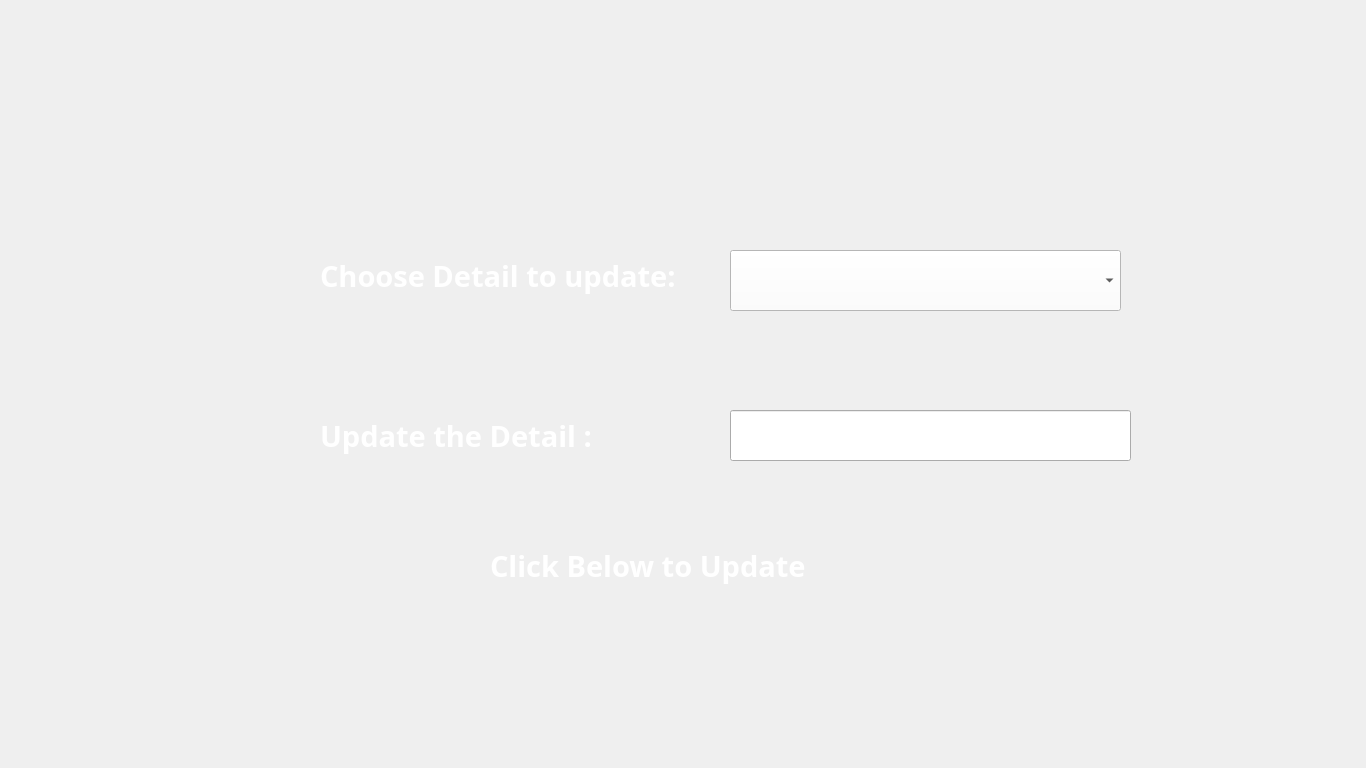
<?xml version="1.0" encoding="UTF-8"?>
<ui version="4.0">
 <class>UpdateDetails</class>
 <widget class="QMainWindow" name="UpdateDetails">
  <property name="geometry">
   <rect>
    <x>0</x>
    <y>0</y>
    <width>1366</width>
    <height>768</height>
   </rect>
  </property>
  <property name="windowTitle">
   <string>MainWindow</string>
  </property>
  <property name="styleSheet">
   <string notr="true">background-image: url(:/background/UpdateDetails.jpg);</string>
  </property>
  <widget class="QWidget" name="centralwidget">
   <widget class="QComboBox" name="SelectedDetail">
    <property name="geometry">
     <rect>
      <x>730</x>
      <y>250</y>
      <width>391</width>
      <height>61</height>
     </rect>
    </property>
    <property name="font">
     <font>
      <family>Montserrat SemiBold</family>
      <pointsize>22</pointsize>
      <weight>75</weight>
      <bold>true</bold>
     </font>
    </property>
    <property name="autoFillBackground">
     <bool>false</bool>
    </property>
    <property name="styleSheet">
     <string notr="true">QComboBox QListView::item {
   background: white;
}
QComboBox {
   background: white;
}
</string>
    </property>
   </widget>
   <widget class="QLabel" name="AccountNo">
    <property name="geometry">
     <rect>
      <x>840</x>
      <y>80</y>
      <width>231</width>
      <height>31</height>
     </rect>
    </property>
    <property name="styleSheet">
     <string notr="true">background-image: url(:/button/buttons/Blue.png);
font: 25 11pt &quot;Montserrat Thin&quot;;
color: rgb(6, 53, 122);</string>
    </property>
    <property name="text">
     <string/>
    </property>
   </widget>
   <widget class="QPushButton" name="BackButton">
    <property name="geometry">
     <rect>
      <x>0</x>
      <y>94</y>
      <width>150</width>
      <height>581</height>
     </rect>
    </property>
    <property name="cursor">
     <cursorShape>PointingHandCursor</cursorShape>
    </property>
    <property name="autoFillBackground">
     <bool>false</bool>
    </property>
    <property name="styleSheet">
     <string notr="true">background-image: url(:/button/buttons/Back.png);
border: 0px;</string>
    </property>
    <property name="text">
     <string/>
    </property>
    <property name="default">
     <bool>false</bool>
    </property>
    <property name="flat">
     <bool>false</bool>
    </property>
   </widget>
   <widget class="QLabel" name="ChooseDetail">
    <property name="geometry">
     <rect>
      <x>320</x>
      <y>250</y>
      <width>391</width>
      <height>51</height>
     </rect>
    </property>
    <property name="font">
     <font>
      <family>Montserrat SemiBold</family>
      <pointsize>22</pointsize>
      <weight>75</weight>
      <bold>true</bold>
     </font>
    </property>
    <property name="styleSheet">
     <string notr="true">color: rgb(255, 255, 255);
background-image: url(:/button/buttons/Blue.png);</string>
    </property>
    <property name="text">
     <string>Choose Detail to update:</string>
    </property>
   </widget>
   <widget class="QLabel" name="label_2">
    <property name="geometry">
     <rect>
      <x>320</x>
      <y>410</y>
      <width>391</width>
      <height>51</height>
     </rect>
    </property>
    <property name="font">
     <font>
      <family>Montserrat SemiBold</family>
      <pointsize>22</pointsize>
      <weight>75</weight>
      <bold>true</bold>
     </font>
    </property>
    <property name="styleSheet">
     <string notr="true">color: rgb(255, 255, 255);
background-image: url(:/button/buttons/Blue.png);</string>
    </property>
    <property name="text">
     <string>Update the Detail :</string>
    </property>
   </widget>
   <widget class="QPushButton" name="UpdateB">
    <property name="enabled">
     <bool>true</bool>
    </property>
    <property name="geometry">
     <rect>
      <x>380</x>
      <y>620</y>
      <width>560</width>
      <height>80</height>
     </rect>
    </property>
    <property name="cursor">
     <cursorShape>PointingHandCursor</cursorShape>
    </property>
    <property name="styleSheet">
     <string notr="true">background-image: url(:/button/buttons/Update.png);
background-position:center;
border-radius:100%;</string>
    </property>
    <property name="text">
     <string/>
    </property>
   </widget>
   <widget class="QLineEdit" name="NewUsernameT">
    <property name="geometry">
     <rect>
      <x>730</x>
      <y>410</y>
      <width>401</width>
      <height>51</height>
     </rect>
    </property>
    <property name="styleSheet">
     <string notr="true">background-image: url(:/button/buttons/White.png);
font: 63 18pt &quot;Montserrat SemiBold&quot;;</string>
    </property>
   </widget>
   <widget class="QPushButton" name="LogoutButton">
    <property name="geometry">
     <rect>
      <x>950</x>
      <y>384</y>
      <width>421</width>
      <height>384</height>
     </rect>
    </property>
    <property name="cursor">
     <cursorShape>PointingHandCursor</cursorShape>
    </property>
    <property name="styleSheet">
     <string notr="true">background-image: url(:/button/buttons/Logout.png);
border: 0px;</string>
    </property>
    <property name="text">
     <string/>
    </property>
   </widget>
   <widget class="QPushButton" name="SuggestButton">
    <property name="geometry">
     <rect>
      <x>950</x>
      <y>0</y>
      <width>421</width>
      <height>384</height>
     </rect>
    </property>
    <property name="cursor">
     <cursorShape>PointingHandCursor</cursorShape>
    </property>
    <property name="styleSheet">
     <string notr="true">background-image: url(:/button/buttons/Suggest.png);
border: 0px;</string>
    </property>
    <property name="text">
     <string/>
    </property>
   </widget>
   <widget class="QLabel" name="Display">
    <property name="geometry">
     <rect>
      <x>490</x>
      <y>540</y>
      <width>341</width>
      <height>51</height>
     </rect>
    </property>
    <property name="font">
     <font>
      <family>Montserrat SemiBold</family>
      <pointsize>22</pointsize>
      <weight>75</weight>
      <bold>true</bold>
     </font>
    </property>
    <property name="styleSheet">
     <string notr="true">color: rgb(255, 255, 255);
background-image: url(:/button/buttons/Blue.png);</string>
    </property>
    <property name="text">
     <string>Click Below to Update</string>
    </property>
   </widget>
  </widget>
 </widget>
 <resources/>
 <connections/>
</ui>
